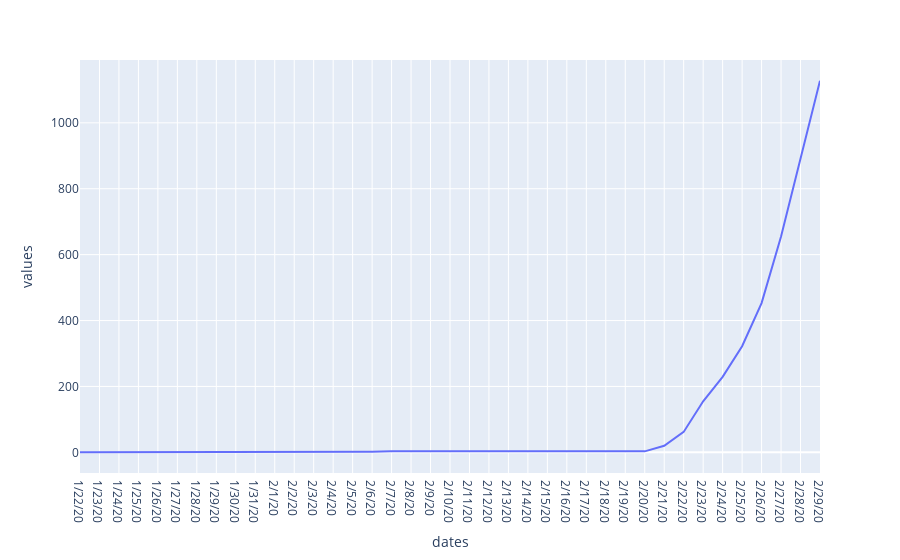

Notebook source saved alongside this figure:
### Code cell
import plotly.express as px
fig = px.line(df,x = "dates", y="values")
fig.show()

### Figure 1 — Plotly figure (JSON) as saved in the notebook; plotly's stock layout.template omitted (floating-point values rounded to 4 significant figures)
{"data": [{"hoverlabel": {"namelength": 0}, "hovertemplate": "dates=%{x}<br>values=%{y}", "legendgroup": "", "line": {"color": "#636efa", "dash": "solid"}, "mode": "lines", "name": "", "showlegend": false, "type": "scatter", "x": ["1/22/20", "1/23/20", "1/24/20", "1/25/20", "1/26/20", "1/27/20", "1/28/20", "1/29/20", "1/30/20", "1/31/20", "2/1/20", "2/2/20", "2/3/20", "2/4/20", "2/5/20", "2/6/20", "2/7/20", "2/8/20", "2/9/20", "2/10/20", "2/11/20", "2/12/20", "2/13/20", "2/14/20", "2/15/20", "2/16/20", "2/17/20", "2/18/20", "2/19/20", "2/20/20", "2/21/20", "2/22/20", "2/23/20", "2/24/20", "2/25/20", "2/26/20", "2/27/20", "2/28/20", "2/29/20"], "xaxis": "x", "y": [0, 0, 0, 0, 0, 0, 0, 0, 0, 2, 2, 2, 2, 2, 2, 2, 3, 3, 3, 3, 3, 3, 3, 3, 3, 3, 3, 3, 3, 3, 20, 62, 155, 229, 322, 453, 655, 888, 1128], "yaxis": "y"}], "layout": {"legend": {"tracegroupgap": 0}, "margin": {"t": 60}, "xaxis": {"anchor": "y", "domain": [0, 1], "title": {"text": "dates"}}, "yaxis": {"anchor": "x", "domain": [0, 1], "title": {"text": "values"}}}}
